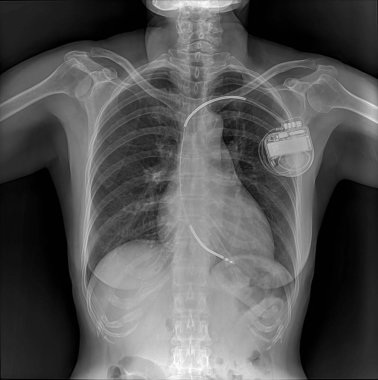
#> input picture images/chest-ray.jpg, 378 x 380 px, found by its file name
$ python sobel.py   (older library calls are emulated)
#> lines starting #> are read from the running program, lines starting #| are printed output that depends on the picture; after the words box and inside, x2 and y2 are one past the last pixel; in counts of white or black regions, pixels touching at a corner belong together
import cv2
import numpy as np
from matplotlib import pyplot as plt

# Funkcja do obsługi kliknięcia myszą
def mouse_callback(event, x, y, flags, param):
    global selected_edges, original_edge_image, contours
    if event == cv2.EVENT_LBUTTONDOWN:
        # Znajdź kontur najbliższy klikniętemu punktowi
        min_distance = float('inf')
        selected_contour = None
        for contour in contours:
            for point in contour:
                dist = np.linalg.norm(np.array([x, y]) - point[0])
                if dist < min_distance:
                    min_distance = dist
                    selected_contour = contour

        # Jeśli znaleziono kontur, dodaj go do wynikowego obrazu
        if selected_contour is not None:
            mask = np.zeros_like(original_edge_image, dtype=np.uint8)
            cv2.drawContours(mask, [selected_contour], -1, 255, thickness=cv2.FILLED)
            selected_edges = cv2.bitwise_or(selected_edges, mask)

        # Pokaż zaznaczone krawędzie na obrazie
        display_image = cv2.addWeighted(original_edge_image, 0.5, selected_edges, 0.5, 0)
        cv2.imshow("Kliknij krawędzie konturu serca", display_image)

# 1. Wczytaj obraz w odcieniach szarości
image_path = './images/chest-ray.jpg'  # Ustaw ścieżkę do pliku
image = cv2.imread(image_path, cv2.IMREAD_GRAYSCALE)
#> image is the input picture: shape (380, 378); min 0, max 255, mean 84.9

if image is None:
    raise FileNotFoundError(f"Nie można wczytać pliku: {image_path}")

# 2. Normalizacja jasności obrazu
normalized_image = cv2.normalize(image, None, 0, 255, cv2.NORM_MINMAX)

# 3. CLAHE (dla wzmocnienia lokalnego kontrastu)
clahe = cv2.createCLAHE(clipLimit=2.0, tileGridSize=(8, 8))
enhanced_image = clahe.apply(normalized_image)
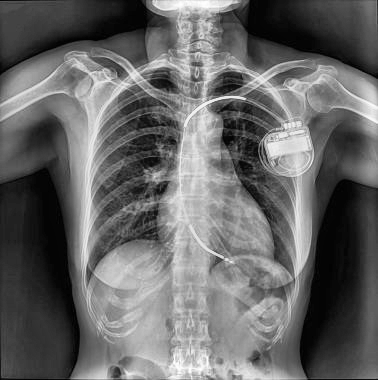
#> enhanced_image: shape (380, 378); min 2, max 255, mean 102.9

# 4. Gaussian Blur do wygładzenia szumów
blurred_image = cv2.GaussianBlur(enhanced_image, (5, 5), 1)

# 5. Maska Sobela
sobel_x = cv2.Sobel(blurred_image, cv2.CV_64F, 1, 0, ksize=3)
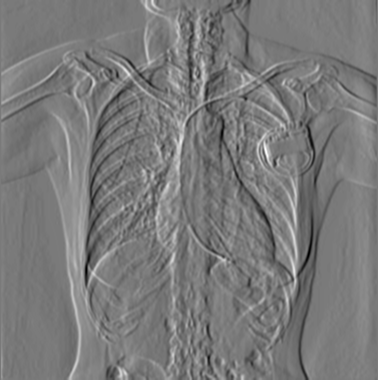
#> sobel_x: shape (380, 378) float64; min -295, max 321, mean 0.8; drawn with min black and max white
sobel_y = cv2.Sobel(blurred_image, cv2.CV_64F, 0, 1, ksize=3)
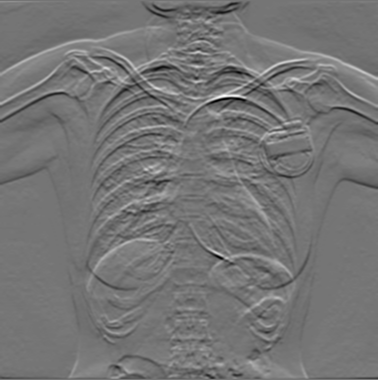
#> sobel_y: shape (380, 378) float64; min -337, max 396, mean 0.7; drawn with min black and max white
sobel_magnitude = cv2.magnitude(sobel_x, sobel_y)
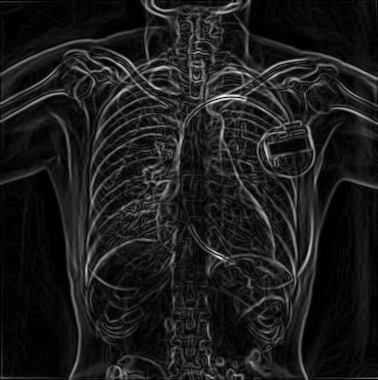
#> sobel_magnitude: shape (380, 378) float64; min 0, max 402.1, mean 44.5; drawn with min black and max white
sobel_magnitude = np.uint8(cv2.normalize(sobel_magnitude, None, 0, 255, cv2.NORM_MINMAX))

# 6. Progowanie
threshold_value = 50
_, edge_image = cv2.threshold(sobel_magnitude, threshold_value, 255, cv2.THRESH_BINARY)
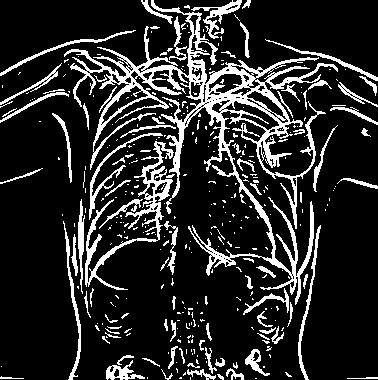
#> edge_image: shape (380, 378); 16.4% white; 363 white regions (275 under 20 px), largest, box (x1, y1, x2, y2) and area: (64, 0, 338, 305) 11191, (85, 141, 174, 290) 1982, (89, 133, 163, 220) 517

# 7. Usunięcie krawędzi przy brzegach
margin = 20
edge_image[:margin, :] = 0
edge_image[-margin:, :] = 0
edge_image[:, :margin] = 0
edge_image[:, -margin:] = 0
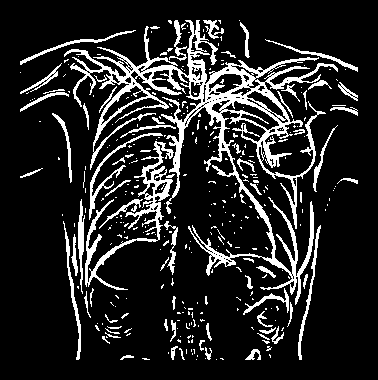
#> edge_image: shape (380, 378); 14.5% white; 338 white regions (265 under 20 px)

# Zachowaj oryginalny obraz progowania
original_edge_image = edge_image.copy()

# 8. Znalezienie konturów
contours, _ = cv2.findContours(edge_image, cv2.RETR_EXTERNAL, cv2.CHAIN_APPROX_SIMPLE)
#> contours = 329 contours, 283 with area under 20; largest, box (x1, y1, x2, y2) and area: (64, 20, 338, 305) 11349, (85, 141, 174, 290) 1686, (89, 133, 163, 220) 340, (298, 225, 321, 360) 260, (63, 221, 81, 360) 258

# 9. Kopia obrazu do wyświetlania i zbierania kliknięć
selected_edges = np.zeros_like(edge_image)

cv2.imshow("Kliknij krawędzie konturu serca", original_edge_image)
cv2.setMouseCallback("Kliknij krawędzie konturu serca", mouse_callback)

# Czekaj na kliknięcia użytkownika
print("Kliknij w kilka krawędzi konturu serca, a następnie naciśnij klawisz ESC.")
while True:
    key = cv2.waitKey(1)
#> (key Esc is pressed here)
    if key == 27:  # ESC
        break

cv2.destroyAllWindows()

# 10. Połącz zaznaczone krawędzie
final_edges = selected_edges

# 11. Wyświetlenie wyników
plt.figure(figsize=(12, 6))

# Oryginał
plt.subplot(1, 3, 1)
plt.imshow(image, cmap='gray')
plt.title("Oryginał")
plt.axis('off')

# Obraz progowany
plt.subplot(1, 3, 2)
plt.imshow(original_edge_image, cmap='gray')
plt.title("Progowanie Sobela")
plt.axis('off')

# Zaznaczone krawędzie
plt.subplot(1, 3, 3)
plt.imshow(final_edges, cmap='gray')
plt.title("Wybrane Krawędzie")
plt.axis('off')

plt.tight_layout()
plt.show()
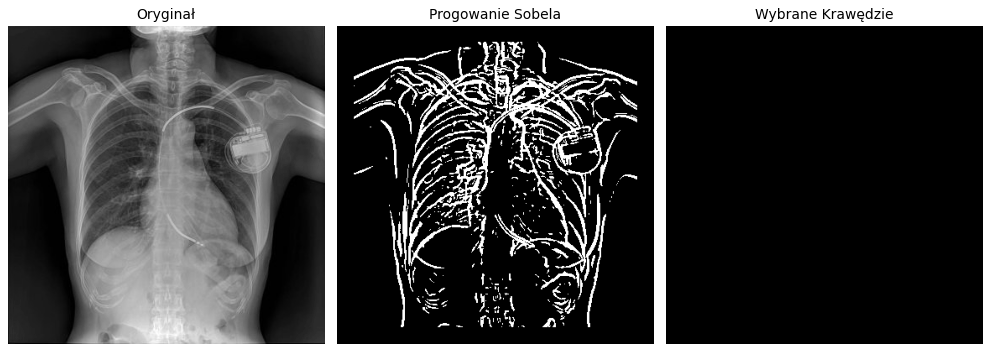
#> figure drawn by matplotlib, 3 panels
